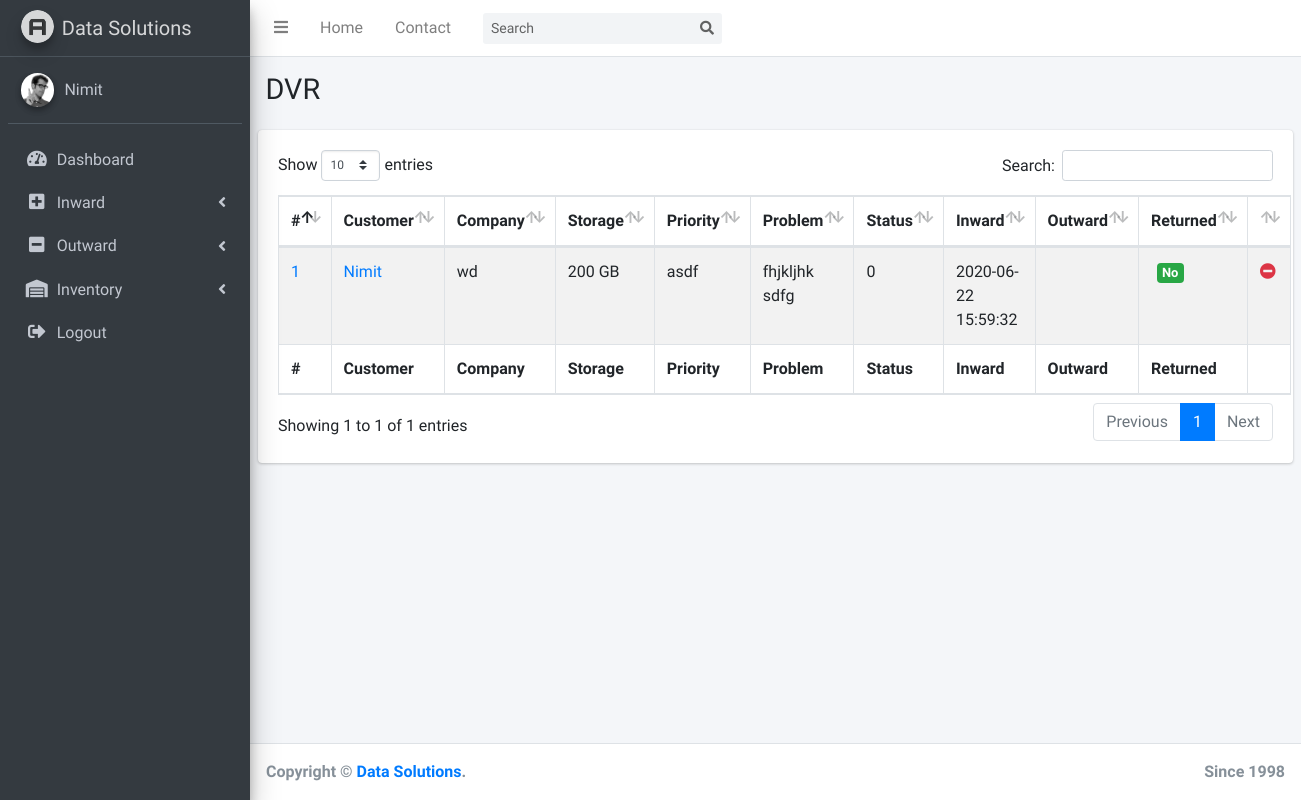
The app's page /dvr.php (signed in), older data.
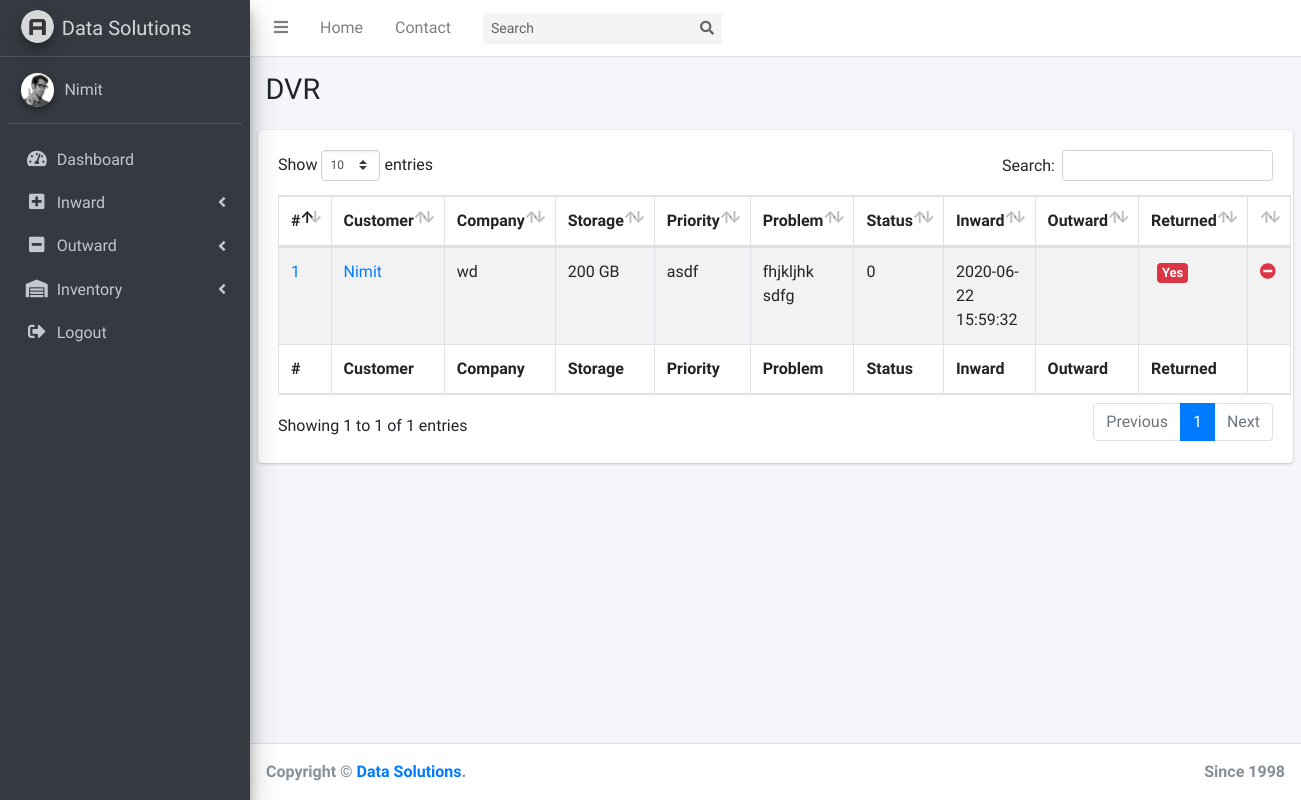
The same page, newer data.
### tables this page shows
CREATE TABLE `dvr` (
  `id` int(10) UNSIGNED NOT NULL,
  `customer_id` int(10) UNSIGNED NOT NULL,
  `company` varchar(64) NOT NULL,
  `storage_capacity` mediumint(9) NOT NULL,
  `storage_unit` varchar(3) NOT NULL,
  `priority` varchar(64) NOT NULL,
  `problem` text NOT NULL,
  `estimate` int(11) NOT NULL DEFAULT 2000,
  `status` tinyint(4) NOT NULL,
  `inward` timestamp NOT NULL DEFAULT current_timestamp(),
  `outward` timestamp NULL DEFAULT NULL,
  `returned` tinyint(4) NOT NULL
);

CREATE TABLE `customer` (
  `id` int(10) UNSIGNED NOT NULL,
  `name` varchar(64) NOT NULL,
  `email` varchar(64) NOT NULL,
  `phone` varchar(10) NOT NULL
);

### dvr.php (the view, shortened to what this page needs)
<?php
  include('includes/connection.php');
?>
<!DOCTYPE html>
<html>
<head>
  <link rel="stylesheet" href="plugins/fontawesome-free/css/all.min.css">
  <link rel="stylesheet" href="https://code.ionicframework.com/ionicons/2.0.1/css/ionicons.min.css">
  <link rel="stylesheet" href="plugins/datatables-bs4/css/dataTables.bootstrap4.css">
  <link rel="stylesheet" href="dist/css/adminlte.min.css">
</head>
<body class="hold-transition sidebar-mini">
<div class="wrapper">
  <?php include('includes/menu.php'); ?>
  <div class="content-wrapper">
    <section class="content-header">
      <div class="container-fluid">
        <div class="row mb-2">
          <div class="col-sm-6">
            <h1>DVR</h1>
          </div>
          <div class="col-sm-6">
          </div>
        </div>
      </div>
    </section>
    <section class="content">
      <div class="row">
        <div class="col-12">
          <div class="card">
            <div class="card-body">
              <table id="example1" class="table table-bordered table-striped">
                <thead>
                <tr>
                    <th>#</th>
                    <th>Customer</th>
                    <th>Company</th>
                    <th>Storage</th>
                    <th>Priority</th>
                    <th>Problem</th>
                    <th>Status</th>
                    <th>Inward</th>
                    <th>Outward</th>
                    <th>Returned</th>
                    <th></th>
                </tr>
                </thead>
                <tbody>
                <?php
                  $sql = "SELECT customer.name 'customer_name',dvr.* FROM customer RIGHT JOIN dvr ON customer.id = dvr.customer_id";
                  $result = mysqli_query($con,$sql);
                  if (mysqli_num_rows($result) > 0){
                    while($row = mysqli_fetch_assoc($result)){
                ?>
                <tr>
                  <td>
                      <a href="viewStorageDeviceDetails.php?customerId=<?php echo $row['customer_id']; ?>&id=<?php echo $row['id']; ?>&type=dvr">
                        <?php echo $row['id']; ?>
                      </a>
                  </td>
                  <td>
                    <a href="viewStorageDeviceDetails.php?customerId=<?php echo $row['customer_id']; ?>&id=<?php echo $row['id']; ?>&type=dvr">
                      <?php echo $row['customer_name']; ?>
                    </a>
                  </td>
                  <td><?php echo $row['company']; ?></td>
                  <td><?php echo $row['storage_capacity']." ".$row['storage_unit']; ?></td>
                  <td><?php echo $row['priority']; ?></td>
                  <td><?php echo $row['problem']; ?></td>
                  <td><?php echo $row['status']; ?></td>
                  <td><?php echo $row['inward']; ?></td>
                  <td><?php echo $row['outward']; ?></td>
                  <td>
                      <span class="badge">
                      <?php
                          if($row['returned']==1) {
                              echo '<span class="badge bg-danger">Yes</span>';
                          }
                          else{
                              echo '<span class="badge bg-success">No</span>';
                          }
                      ?>
                  </td>
                  <td>
                      <a href="outward.php?customerId=<?php echo $row['customer_id'];?>&id=<?php echo $row['id'];?>&type=dvr">
                          <i class="fas fa-minus-circle text-danger"></i>
                      </a>
                  </td>
                </tr>
                <?php
                    }
                  }
                ?>
                </tbody>
                <tfoot>
                <tr>
                    <th>#</th>
                    <th>Customer</th>
                    <th>Company</th>
                    <th>Storage</th>
                    <th>Priority</th>
                    <th>Problem</th>
                    <th>Status</th>
                    <th>Inward</th>
                    <th>Outward</th>
                    <th>Returned</th>
                    <th></th>
                </tr>
                </tfoot>
              </table>
            </div>
          </div>
        </div>
      </div>
    </section>
  </div>
  <?php include 'includes/footer.php'; ?>
</div>
</body>
</html>

Row changes from the older to the newer data that the page shows:
changed dvr "wd": returned "No" → "Yes"
